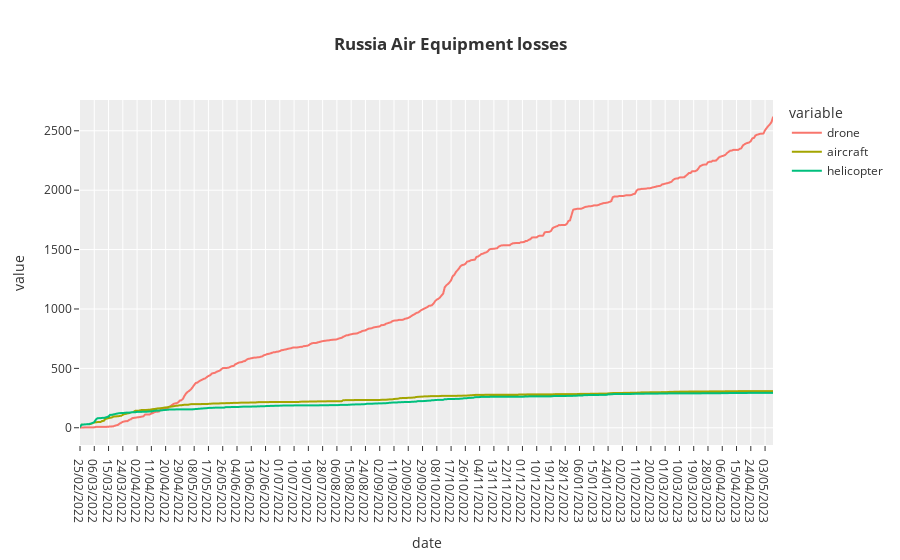
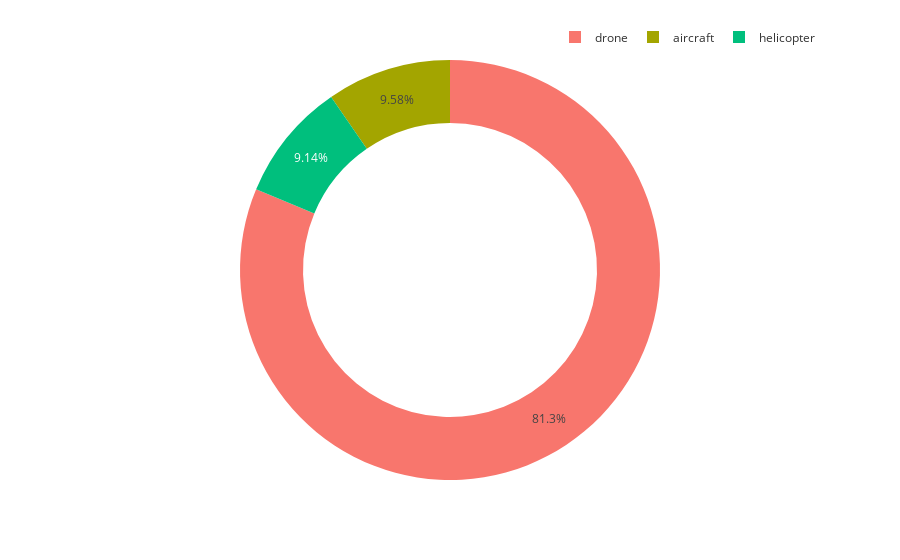

The cell these charts' notebook holds for them, in order:
### Code cell
import plotly.express as px
fig=px.line(russia_equip,x='date',y=['drone','aircraft','helicopter'],template='ggplot2',title='<b>Russia Air Equipment losses')
fig.show()
names=['aircraft','helicopter','drone']
values=[russia_equip['aircraft'].max(),russia_equip['helicopter'].max(),russia_equip['drone'].max()]
fig=px.pie(names=names,values=values,hole=.7,template='ggplot2')
fig.update_layout(title_x=0.5,legend=dict(orientation='h',yanchor='bottom',y=1.02,xanchor='right',x=1))

### Figure 1 — Plotly figure (JSON) as saved in the notebook; plotly's stock layout.template omitted (floating-point values rounded to 4 significant figures; data arrays with more than 128 entries replaced by an {"elided": "..."} marker saying what was removed)
{"data": [{"hovertemplate": "variable=drone<br>date=%{x}<br>value=%{y}<extra></extra>", "legendgroup": "drone", "line": {"color": "#F8766D", "dash": "solid"}, "marker": {"symbol": "circle"}, "mode": "lines", "name": "drone", "showlegend": true, "type": "scattergl", "x": {"elided": "438 str values"}, "xaxis": "x", "y": {"elided": "438 int values"}, "yaxis": "y"}, {"hovertemplate": "variable=aircraft<br>date=%{x}<br>value=%{y}<extra></extra>", "legendgroup": "aircraft", "line": {"color": "#A3A500", "dash": "solid"}, "marker": {"symbol": "circle"}, "mode": "lines", "name": "aircraft", "showlegend": true, "type": "scattergl", "x": {"elided": "438 str values"}, "xaxis": "x", "y": {"elided": "438 int values"}, "yaxis": "y"}, {"hovertemplate": "variable=helicopter<br>date=%{x}<br>value=%{y}<extra></extra>", "legendgroup": "helicopter", "line": {"color": "#00BF7D", "dash": "solid"}, "marker": {"symbol": "circle"}, "mode": "lines", "name": "helicopter", "showlegend": true, "type": "scattergl", "x": {"elided": "438 str values"}, "xaxis": "x", "y": {"elided": "438 int values"}, "yaxis": "y"}], "layout": {"legend": {"title": {"text": "variable"}, "tracegroupgap": 0}, "title": {"text": "<b>Russia Air Equipment losses"}, "xaxis": {"anchor": "y", "domain": [0, 1], "title": {"text": "date"}}, "yaxis": {"anchor": "x", "domain": [0, 1], "title": {"text": "value"}}}}

### Figure 2 — Plotly figure (JSON) as saved in the notebook; plotly's stock layout.template omitted (floating-point values rounded to 4 significant figures)
{"data": [{"domain": {"x": [0, 1], "y": [0, 1]}, "hole": 0.7, "hovertemplate": "label=%{label}<br>value=%{value}<extra></extra>", "labels": ["aircraft", "helicopter", "drone"], "legendgroup": "", "name": "", "showlegend": true, "type": "pie", "values": [308, 294, 2614]}], "layout": {"legend": {"orientation": "h", "tracegroupgap": 0, "x": 1, "xanchor": "right", "y": 1.02, "yanchor": "bottom"}, "margin": {"t": 60}, "title": {"x": 0.5}}}
